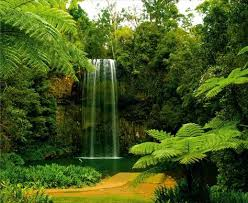
#> input picture Independant component analysis/img1.jpeg, 248 x 203 px
$ python image_seperation.py   (Python 2 division)
#> lines starting #> are read from the running program, lines starting #| are printed output that depends on the picture; long printed decimals are rounded
from PIL import Image
import numpy as np
import matplotlib.pyplot as plt
import math
from sklearn.decomposition import FastICA
from sklearn import preprocessing

img1 = Image.open('./img1.jpeg')
#> img1 is the input picture: PIL image 248x203 RGB; mean R, G, B 71.8, 90.9, 32.7
img2 = Image.open('./img2.jpeg')
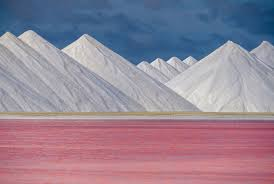
#> input picture Independant component analysis/img2.jpeg, 274 x 184 px
#> img2 is the input picture: PIL image 274x184 RGB; mean R, G, B 148.3, 132.6, 149.1
x1 = np.asarray(img1)
x1 = x1[:180,:240,:]
x2 = np.asarray(img2)
x2 = x2[:180,:240,:]
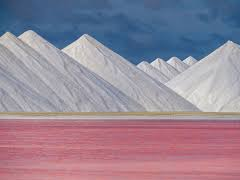
#> x2: shape (180, 240, 3); mean R, G, B 148.9, 134.1, 150.4

x1 = x1.reshape(-1)
x2 = x2.reshape(-1)

# [7 lines of commented-out code are left out]

X = [x1 , x2]
X = np.array(X)

A = [[0.8,0.2],[0.3,0.7]]
print A
X = np.dot(A,X)
X = np.array(X)

# img = Image.fromarray(X[1].reshape(180,240,3).astype('uint8'),'RGB')
# img.show()

xmix1 = X[0]
xmix2 = X[1]

xmix1 = xmix1 - np.mean(xmix1)
xmix2 = xmix2 - np.mean(xmix2)
# The first step computes U, which is a rotation matrix by an angle theta, in order to maximize the variance

theta_0 = 0.5*math.atan(-2*(sum(np.multiply(xmix1,xmix2)))/(sum(xmix1**2 - xmix2**2)))
#> theta_0 = -0.371
print theta_0*180/(math.pi)
#| -21.233
# ~37.59 degree is the angle by which the joint density should be rotated to maximiza variance

U = np.array([[math.cos(theta_0),-math.sin(theta_0)],[math.sin(theta_0),math.cos(theta_0)]])
#> U = [[0.932, 0.362], [-0.362, 0.932]]
U = U.T
#> U = [[0.932, -0.362], [0.362, 0.932]]
sigma1 = sum((xmix1*math.cos(theta_0) + xmix2*math.sin(theta_0))**2)
#> sigma1 = 192871972.8
sigma2 = sum((xmix1*math.cos(theta_0-math.pi/2) + xmix2*math.sin(theta_0-math.pi/2))**2)
#> sigma2 = 173762846.8

sig_inv = [[1/math.sqrt(sigma1),0],[0,math.sqrt(sigma2)]]
#> sig_inv = [[7.2e-05, 0], [0, 13181.9]]


xmix1 = sig_inv[0][0]*(U[0][0]*xmix1 + U[0][1]*xmix2)
xmix2 = sig_inv[1][1]*(U[1][0]*xmix1 + U[1][1]*xmix2)


phi_0 = 0.25*math.atan(-sum(2*(xmix1**3)*xmix2-2*xmix1*(xmix2**3)) / sum(3*(xmix1**2)*(xmix2**2)-0.5*(xmix1**4)-0.5*(xmix2**4)))
#> phi_0 = -2.25e-09
print phi_0*180/math.pi
#| -1.291254025975024e-07

V = [[math.cos(phi_0),math.sin(phi_0)],[-math.sin(phi_0),math.cos(phi_0)]]
#> V = [[1, -2.25e-09], [2.25e-09, 1]]
print V
#| [[1.0, -2.2536634232896553e-09], [2.2536634232896553e-09, 1.0]]

X1 = xmix1
X2 = xmix2

# S1 = preprocessing.normalize((V[0][0]*X1 + V[0][1]*X2).reshape(180,240,3).astype('uint8'))
# S2 = preprocessing.normalize((V[1][0]*X1 + V[1][1]*X2).reshape(180,240,3).astype('uint8'))


S1 = V[0][0]*X1 + V[0][1]*X2
S2 = V[1][0]*X1 + V[1][1]*X2


S1 = S1.reshape(180,240,3)
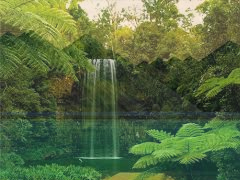
#> S1: shape (180, 240, 3) float64; mean of channels 0, 1, 2 5.89e-05, 0.00122, -0.00127; drawn with min black and max white

mx =  np.max(S1,axis=(0,1,2))
#> mx = 0.00954

S1[:,:,0] = S1[:,:,0]/mx*255
S1[:,:,1] = S1[:,:,1]/mx*255
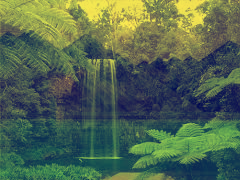
#> S1: shape (180, 240, 3) float64; mean of channels 0, 1, 2 1.6, 32.5, 0; drawn with min black and max white
S1[:,:,2] = S1[:,:,2]/mx*255

S2 = S2.reshape(180,240,3)
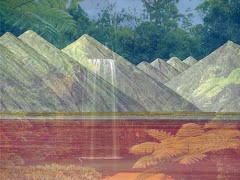
#> S2: shape (180, 240, 3) float64; mean of channels 0, 1, 2 54565.1, 5302.3, -59867.4; drawn with min black and max white

mx =  np.max(S2,axis=(0,1,2))
#> mx = 1166840.8

S2[:,:,0] = S2[:,:,0]/mx*255
S2[:,:,1] = S2[:,:,1]/mx*255
S2[:,:,2] = S1[:,:,2]/mx*255
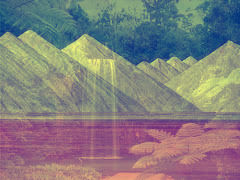
#> S2: shape (180, 240, 3) float64; mean of channels 0, 1, 2 11.9, 1.2, 0; drawn with min black and max white


# img = Image.fromarray((S1.reshape(180,240,3)).astype('uint8'),'RGB')
# img.show()


ica = FastICA(n_components=2)
S = np.matmul(ica.fit_transform(X),X)


img = Image.fromarray((S[0].reshape(180,240,3)).astype('uint8'),'RGB')
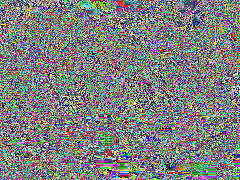
#> img: PIL image 240x180 RGB; mean R, G, B 126.4, 127.4, 127.2
img.show()
